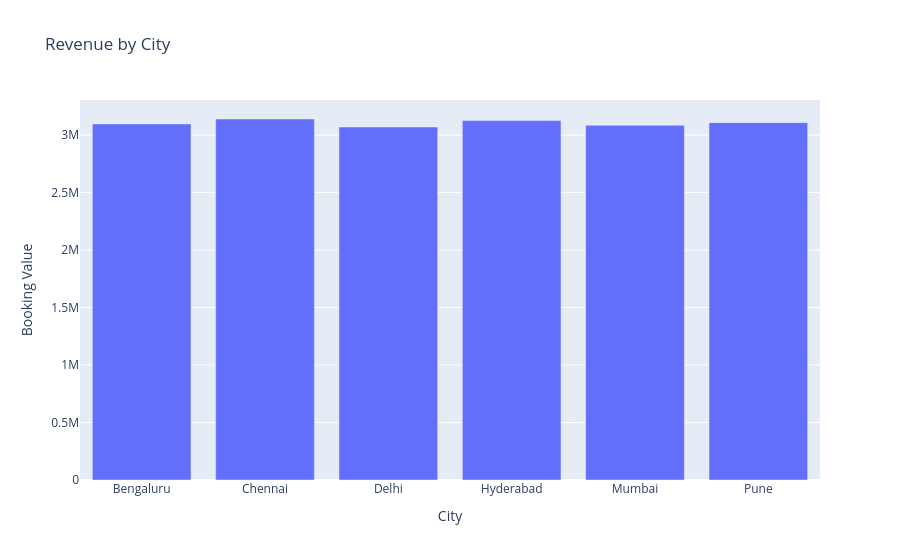

The notebook cell this image was saved under:
### Code cell
city=df.groupby(

"City"

)["Booking Value"].sum().reset_index()

fig=px.bar(

city,

x="City",

y="Booking Value",

title="Revenue by City"

)

fig.show()

### Figure 1 — Plotly figure (JSON) as saved in the notebook; plotly's stock layout.template omitted (floating-point values rounded to 4 significant figures)
{"data": [{"hovertemplate": "City=%{x}<br>Booking Value=%{y}<extra></extra>", "legendgroup": "", "marker": {"color": "#636efa", "pattern": {"shape": ""}}, "name": "", "orientation": "v", "showlegend": false, "textposition": "auto", "type": "bar", "x": ["Bengaluru", "Chennai", "Delhi", "Hyderabad", "Mumbai", "Pune"], "xaxis": "x", "y": [3097000.0, 3140000.0, 3070000.0, 3127000.0, 3085000.0, 3108000.0], "yaxis": "y"}], "layout": {"barmode": "relative", "legend": {"tracegroupgap": 0}, "title": {"text": "Revenue by City"}, "xaxis": {"anchor": "y", "domain": [0, 1], "title": {"text": "City"}}, "yaxis": {"anchor": "x", "domain": [0, 1], "title": {"text": "Booking Value"}}}}
